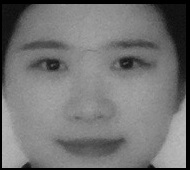
//> input picture data/190_170.jpg, 190 x 170 px
$ ./main ../data/190_170.jpg   (built with g++ and OpenCV 4)
//> lines starting //> are read from the running program, lines starting //| are printed output that depends on the picture
#include "opencv2/imgproc.hpp"
#include "opencv2/highgui.hpp"
#include <iostream>

using namespace cv;
using namespace std;

Mat src,src_gray;
Mat dst,detected_edges;

int edgeThresh = 1;
int lowThreshold;
int const max_lowThreshold = 100;
int ratio = 3;
int kernel_size = 3;

const char* window_name = "Edge Map";

static void CannyThreshold (int , void *)
{
    blur(src_gray,detected_edges,Size(3,3));
    Canny(detected_edges,detected_edges,lowThreshold,lowThreshold*ratio,kernel_size);
    dst = Scalar::all(0);
//    cout<<dst<<endl;
    src.copyTo(dst,detected_edges);
    imshow(window_name,dst);
}


int main(int argc, char *argv[])
{
    CommandLineParser parser( argc, argv, "{@input | ../data/test_2gray.jpg | input image}" );
    src = imread( parser.get<String>( "@input" ), IMREAD_COLOR ); // Load an image
//> src is the input picture: 170 rows x 190 cols, CV_8UC3; min 0, max 188, mean 114.8
    if( src.empty() )
      {
        std::cout << "Could not open or find the image!\n" << std::endl;
        std::cout << "Usage: " << argv[0] << " <Input image>" << std::endl;
        return -1;
      }
    cout<<CV_8UC1<<endl;
    dst.create( src.size(), src.type() );
    cvtColor( src, src_gray, COLOR_BGR2GRAY );
    cout<<src_gray.type()<<endl;
//| 0
    namedWindow( window_name, WINDOW_AUTOSIZE );

    CannyThreshold(0, 0);
//> in CannyThreshold, `blur(src_gray,detected_edges,Size(3,3));`:
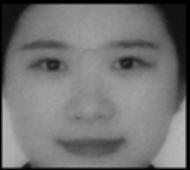
//> detected_edges: 170 rows x 190 cols, CV_8UC1; min 0, max 185, mean 114.8
//> in CannyThreshold, `Canny(detected_edges,detected_edges,lowThreshold,lowThreshold*ratio,ke..`:
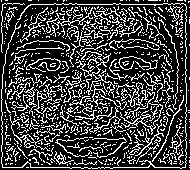
//> detected_edges: 170 rows x 190 cols, CV_8UC1; 25.3% white in thin lines or dots
//> in CannyThreshold, `src.copyTo(dst,detected_edges);`:
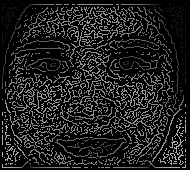
//> dst: 170 rows x 190 cols, CV_8UC3; min 0, max 185, mean 30.8
    createTrackbar( "Min Threshold:", window_name, &lowThreshold, max_lowThreshold, CannyThreshold );
//> slider 'Min Threshold:' is set to 20
    waitKey(0);
//> in CannyThreshold (call 2), `Canny(detected_edges,detected_edges,lowThreshold,lowThreshold*ratio,ke..`:
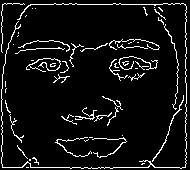
//> detected_edges: 170 rows x 190 cols, CV_8UC1; 7.1% white in thin lines or dots
//> in CannyThreshold (call 2), `Canny(detected_edges,detected_edges,lowThreshold,lowThreshold*ratio,ke..`: lowThreshold = 20
//> in CannyThreshold (call 2), `src.copyTo(dst,detected_edges);`:
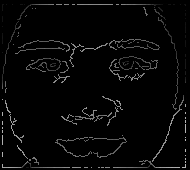
//> dst: 170 rows x 190 cols, CV_8UC3; min 0, max 185, mean 6.8
    return 0;
}

$ run again, on data/Back_Projection_Theory2.jpg
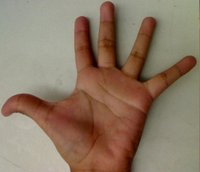
//> input picture data/Back_Projection_Theory2.jpg, 200 x 172 px
//> src is the input picture: 172 rows x 200 cols, CV_8UC3; mean B, G, R 101.1, 120.5, 140.6
//| 0
//> in CannyThreshold, `Canny(detected_edges,detected_edges,lowThreshold,lowThreshold*ratio,ke..`:
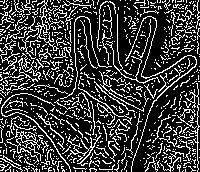
//> detected_edges: 172 rows x 200 cols, CV_8UC1; 23.6% white in thin lines or dots
//> lowThreshold = 20
//> in CannyThreshold (call 2), `src.copyTo(dst,detected_edges);`:
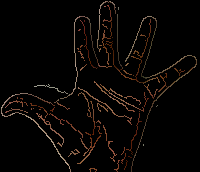
//> dst: 172 rows x 200 cols, CV_8UC3; mean B, G, R 4, 5.6, 8.4

$ run again, on data/QQ_test.jpg
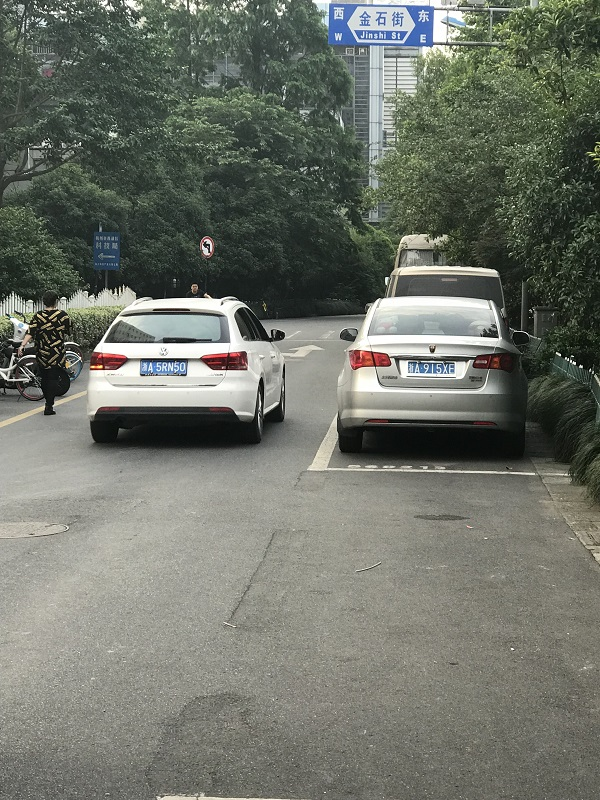
//> input picture data/QQ_test.jpg, 600 x 800 px
//> src is the input picture: 800 rows x 600 cols, CV_8UC3; mean B, G, R 105, 114.8, 110.6
//| 0
//> in CannyThreshold (call 2), `Canny(detected_edges,detected_edges,lowThreshold,lowThreshold*ratio,ke..`:
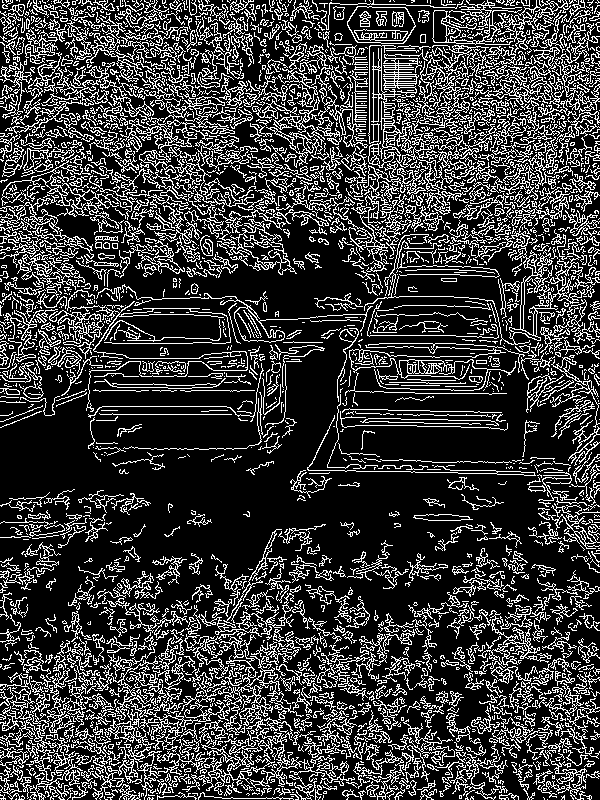
//> detected_edges: 800 rows x 600 cols, CV_8UC1; 23.1% white in thin lines or dots
//> lowThreshold = 20
//> in CannyThreshold (call 2), `src.copyTo(dst,detected_edges);`:
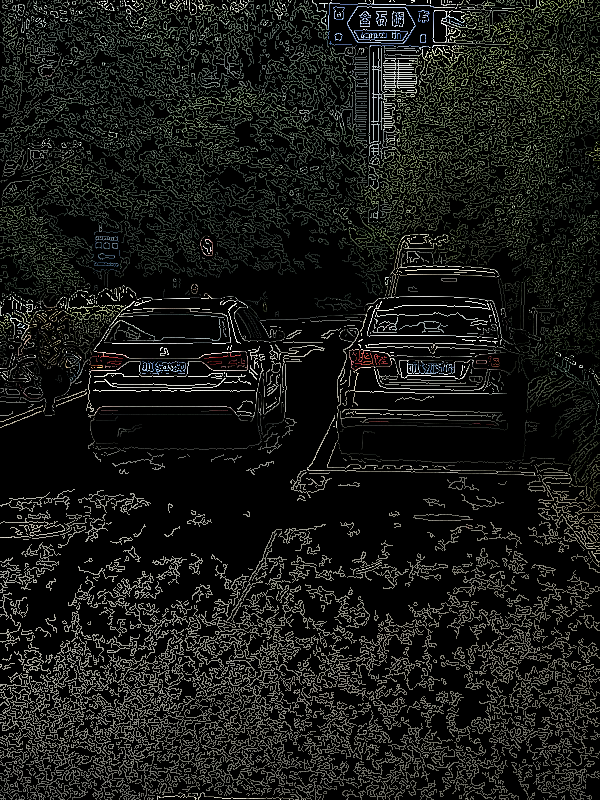
//> dst: 800 rows x 600 cols, CV_8UC3; mean B, G, R 23, 25.5, 24.3

$ run again, on data/car_2_plate.jpg
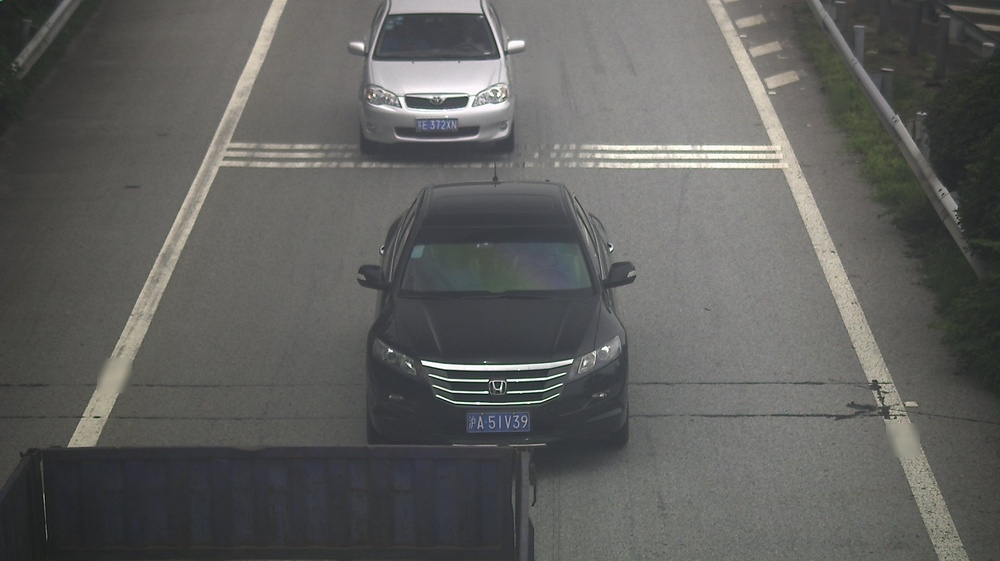
//> input picture data/car_2_plate.jpg, 1000 x 561 px, shrunk from 1920 x 1078 before the run
//> src is the input picture: 561 rows x 1000 cols, CV_8UC3; mean B, G, R 93.4, 95.6, 95.5
//| 0
//> in CannyThreshold, `Canny(detected_edges,detected_edges,lowThreshold,lowThreshold*ratio,ke..`:
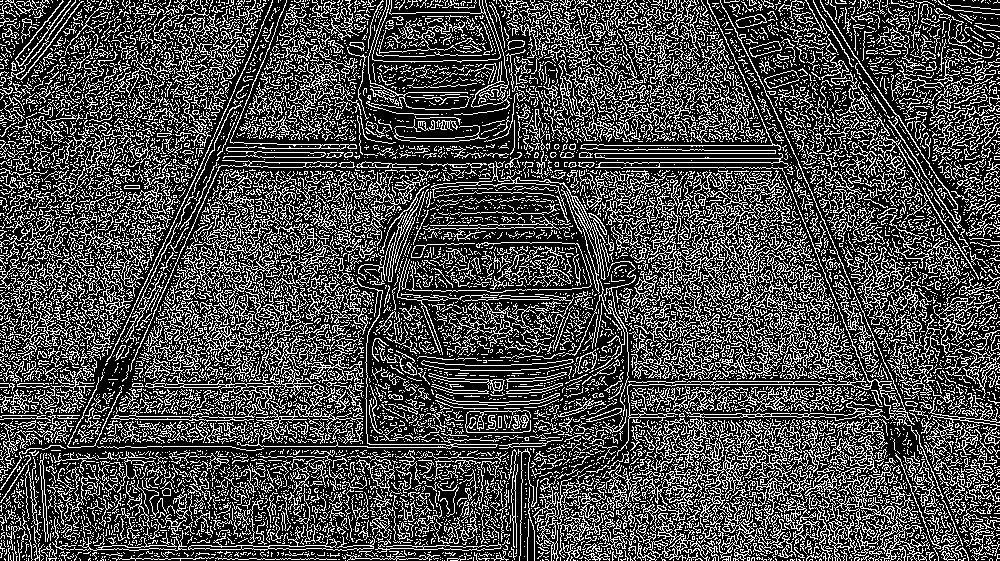
//> detected_edges: 561 rows x 1000 cols, CV_8UC1; 29.2% white in thin lines or dots
//> lowThreshold = 20
//> in CannyThreshold (call 2), `src.copyTo(dst,detected_edges);`:
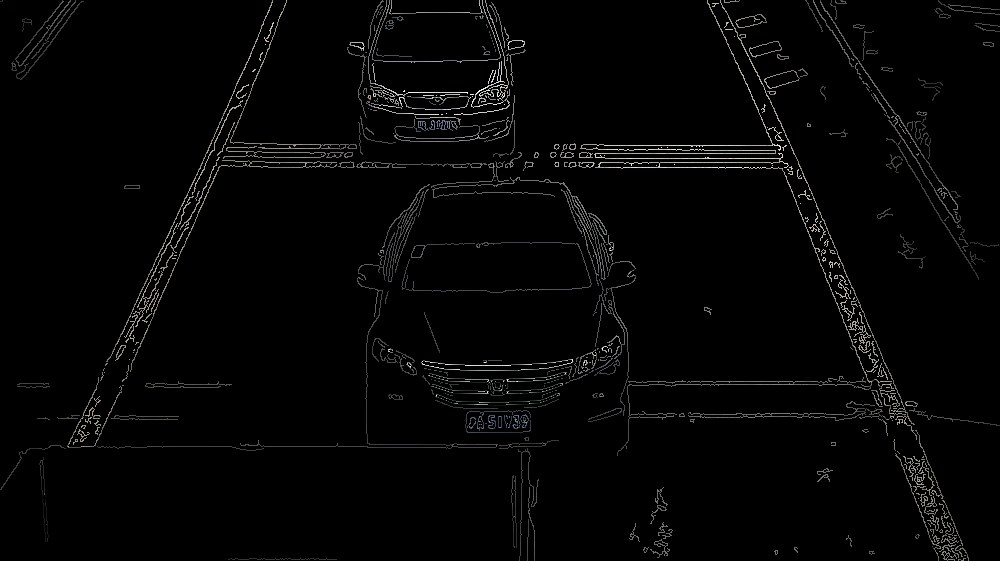
//> dst: 561 rows x 1000 cols, CV_8UC3; mean B, G, R 4.8, 5, 5
